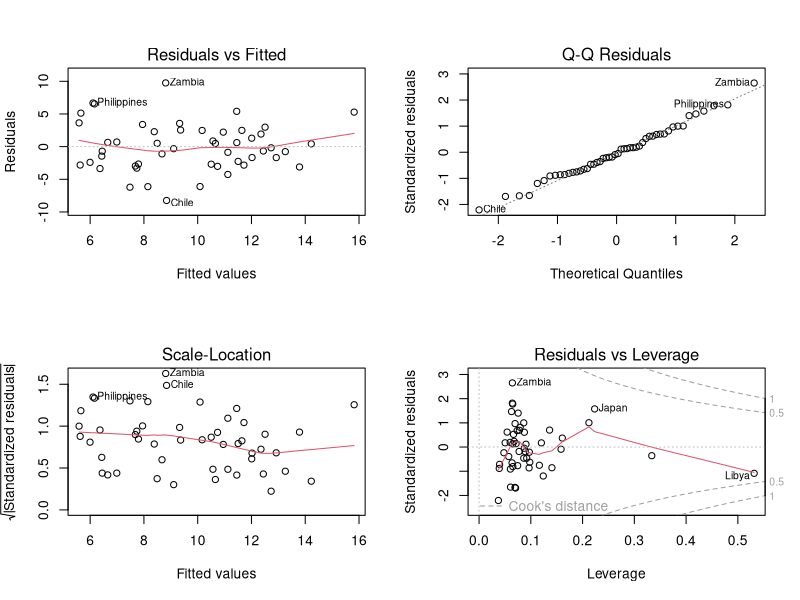
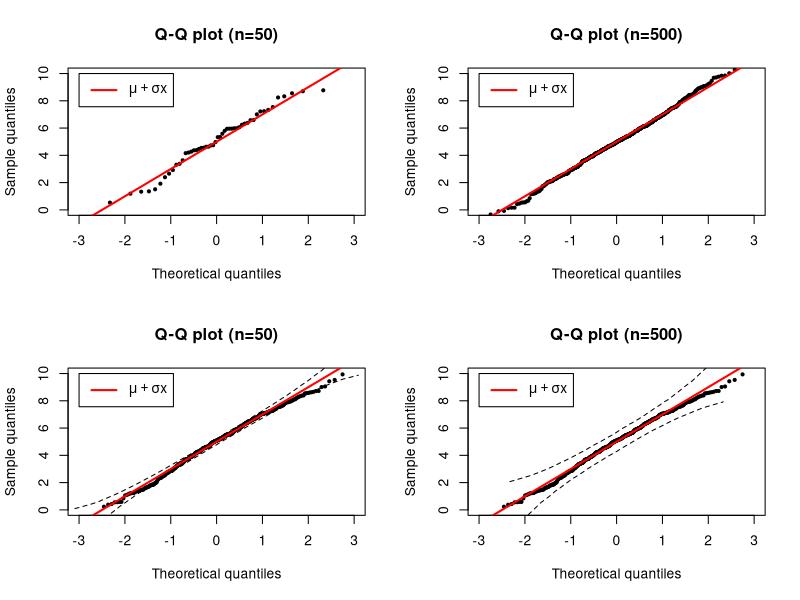

These charts were generated, in order, by the following R code:
## ---- life-cycle-data ----

LifeCycleSavings

str(LifeCycleSavings)

fit1 <- lm(sr ~ pop15 + pop75 + dpi + ddpi, data = LifeCycleSavings)
summary(fit1)

par(mfrow=c(2,2))
plot(fit1)

## ---- diagonals-of-hat-matrix ----
inf.diags<-lm.influence(fit1)
data.frame(hat=inf.diags$hat[c(1:7,42:50)])

## ---- deletion-change-in-beta ----
data.frame(signif(inf.diags$coef[c(1:7,42:50),],4))

## ---- influence ----
influence.measures(fit1)


## ---- qqplot ----
#Q-Q n=50

set.seed(54)
n<-50
X<-rnorm(n,5,2)

xvec.qq<-qnorm((c(1:n)-0.5)/n)
yvec.qq<-sort(X)
plot(xvec.qq,yvec.qq,pch=19,cex=0.5,xlim=range(-3,3),ylim=range(0,10),
xlab='Theoretical quantiles',ylab='Sample quantiles')
abline(5,2,col='red',lwd=2);title("Q-Q plot (n=50)")
legend(-3,10,c(expression(mu+sigma*x)),lwd=2,col='red')
 
 
#Q-Q n=500
set.seed(54)
n<-500
X<-rnorm(n,5,2)

xvec.qq<-qnorm((c(1:n)-0.5)/n)
yvec.qq<-sort(X)
plot(xvec.qq,yvec.qq,pch=19,cex=0.5,xlim=range(-3,3),ylim=range(0,10),
xlab='Theoretical quantiles',ylab='Sample quantiles')
abline(5,2,col='red',lwd=2);title("Q-Q plot (n=500)")
legend(-3,10,c(expression(mu+sigma*x)),lwd=2,col='red')


## ---- qqplot-with-CI ----

nreps<-5000
set.seed(2332)

qq.vals50<-matrix(0,nrow=nreps,ncol=50)
qq.vals500<-matrix(0,nrow=nreps,ncol=500)

for(irep in 1:nreps){

	n<-50
	X<-rnorm(n,5,2)

	qq.vals50[irep,]<-sort(X)
	
	n<-500
	X<-rnorm(n,5,2)
	qq.vals500[irep,]<-sort(X)

}

n<-50
xvec.qq.50<-qnorm((c(1:n)-0.5)/n)
n<-500
xvec.qq.500<-qnorm((c(1:n)-0.5)/n)


qq.ci.50<-apply(qq.vals50,2,quantile,probs=c(0.025,0.975))
qq.ci.500<-apply(qq.vals500,2,quantile,probs=c(0.025,0.975))

#Q-Q
xvec.qq<-qnorm((c(1:n)-0.5)/n)
yvec.qq<-sort(X)
plot(xvec.qq.500,qq.ci.500[1,],ylim=range(0,10),xlim=range(-3,3),
     xlab='Theoretical quantiles',ylab='Sample quantiles',type='l',lty=2)
lines(xvec.qq.500,qq.ci.500[2,],lty=2)
points(xvec.qq,yvec.qq,pch=19,cex=0.5)
abline(5,2,col='red',lwd=2);title("Q-Q plot (n=50)")
legend(-3,10,c(expression(mu+sigma*x)),lwd=2,col='red')
 
#Q-Q
xvec.qq<-qnorm((c(1:n)-0.5)/n)
yvec.qq<-sort(X)
plot(xvec.qq.50,qq.ci.50[1,],ylim=range(0,10),xlim=range(-3,3),
     xlab='Theoretical quantiles',ylab='Sample quantiles',type='l',lty=2)
lines(xvec.qq.50,qq.ci.50[2,],lty=2)
points(xvec.qq,yvec.qq,pch=19,cex=0.5)
abline(5,2,col='red',lwd=2);title("Q-Q plot (n=500)")
legend(-3,10,c(expression(mu+sigma*x)),lwd=2,col='red')
 


